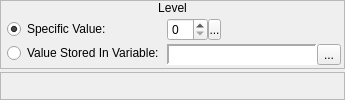
            <widget class="QWidget" name="hero_wLevel">
             <layout class="QVBoxLayout" name="verticalLayout_56">
              <property name="spacing">
               <number>3</number>
              </property>
              <property name="margin">
               <number>0</number>
              </property>
              <item>
               <widget class="QFrame" name="frame_40">
                <property name="sizePolicy">
                 <sizepolicy hsizetype="Preferred" vsizetype="Fixed">
                  <horstretch>0</horstretch>
                  <verstretch>0</verstretch>
                 </sizepolicy>
                </property>
                <property name="frameShape">
                 <enum>QFrame::StyledPanel</enum>
                </property>
                <property name="frameShadow">
                 <enum>QFrame::Raised</enum>
                </property>
                <layout class="QVBoxLayout" name="verticalLayout_55">
                 <property name="spacing">
                  <number>0</number>
                 </property>
                 <property name="margin">
                  <number>0</number>
                 </property>
                 <item>
                  <widget class="QLabel" name="label_24">
                   <property name="sizePolicy">
                    <sizepolicy hsizetype="Preferred" vsizetype="Fixed">
                     <horstretch>0</horstretch>
                     <verstretch>0</verstretch>
                    </sizepolicy>
                   </property>
                   <property name="text">
                    <string>Level</string>
                   </property>
                   <property name="alignment">
                    <set>Qt::AlignCenter</set>
                   </property>
                  </widget>
                 </item>
                 <item>
                  <widget class="QWidget" name="widget_49" native="true">
                   <layout class="QHBoxLayout" name="horizontalLayout_51">
                    <property name="spacing">
                     <number>3</number>
                    </property>
                    <property name="margin">
                     <number>3</number>
                    </property>
                    <item>
                     <widget class="QWidget" name="widget_56" native="true">
                      <property name="sizePolicy">
                       <sizepolicy hsizetype="Fixed" vsizetype="Preferred">
                        <horstretch>0</horstretch>
                        <verstretch>0</verstretch>
                       </sizepolicy>
                      </property>
                      <layout class="QVBoxLayout" name="verticalLayout_66">
                       <property name="spacing">
                        <number>3</number>
                       </property>
                       <property name="leftMargin">
                        <number>3</number>
                       </property>
                       <property name="topMargin">
                        <number>0</number>
                       </property>
                       <property name="rightMargin">
                        <number>0</number>
                       </property>
                       <property name="bottomMargin">
                        <number>0</number>
                       </property>
                       <item>
                        <widget class="QRadioButton" name="herolevel_rbSpecificValue">
                         <property name="text">
                          <string>Specific Value: </string>
                         </property>
                         <property name="checked">
                          <bool>true</bool>
                         </property>
                        </widget>
                       </item>
                       <item>
                        <widget class="QRadioButton" name="herolevel_rbStoredValue">
                         <property name="text">
                          <string>Value Stored In Variable:</string>
                         </property>
                        </widget>
                       </item>
                      </layout>
                     </widget>
                    </item>
                    <item>
                     <widget class="QWidget" name="widget_57" native="true">
                      <layout class="QVBoxLayout" name="verticalLayout_72">
                       <property name="spacing">
                        <number>3</number>
                       </property>
                       <property name="margin">
                        <number>0</number>
                       </property>
                       <item>
                        <widget class="QWidget" name="herolevel_wValue" native="true">
                         <property name="sizePolicy">
                          <sizepolicy hsizetype="Fixed" vsizetype="Fixed">
                           <horstretch>0</horstretch>
                           <verstretch>0</verstretch>
                          </sizepolicy>
                         </property>
                         <layout class="QHBoxLayout" name="horizontalLayout_38">
                          <property name="spacing">
                           <number>0</number>
                          </property>
                          <property name="margin">
                           <number>0</number>
                          </property>
                          <item>
                           <widget class="QSpinBox" name="herolevel_sbValue">
                            <property name="sizePolicy">
                             <sizepolicy hsizetype="Preferred" vsizetype="Fixed">
                              <horstretch>0</horstretch>
                              <verstretch>0</verstretch>
                             </sizepolicy>
                            </property>
                            <property name="accelerated">
                             <bool>true</bool>
                            </property>
                            <property name="maximum">
                             <number>99</number>
                            </property>
                           </widget>
                          </item>
                          <item>
                           <widget class="SpinBoxSideButton" name="herolevel_bValueSideButton">
                            <property name="minimumSize">
                             <size>
                              <width>13</width>
                              <height>21</height>
                             </size>
                            </property>
                            <property name="maximumSize">
                             <size>
                              <width>13</width>
                              <height>21</height>
                             </size>
                            </property>
                            <property name="text">
                             <string>...</string>
                            </property>
                            <property name="icon">
                             <iconset resource="gui_icons.qrc">
                              <normaloff>:/icons/spinBoxSideButton.png</normaloff>:/icons/spinBoxSideButton.png</iconset>
                            </property>
                            <property name="iconSize">
                             <size>
                              <width>8</width>
                              <height>16</height>
                             </size>
                            </property>
                           </widget>
                          </item>
                         </layout>
                        </widget>
                       </item>
                       <item>
                        <widget class="QWidget" name="herolevel_wVariable" native="true">
                         <property name="sizePolicy">
                          <sizepolicy hsizetype="Preferred" vsizetype="Fixed">
                           <horstretch>0</horstretch>
                           <verstretch>0</verstretch>
                          </sizepolicy>
                         </property>
                         <layout class="QHBoxLayout" name="horizontalLayout_58">
                          <property name="spacing">
                           <number>0</number>
                          </property>
                          <property name="margin">
                           <number>0</number>
                          </property>
                          <item>
                           <widget class="QLabel" name="herolevel_lblVariable">
                            <property name="sizePolicy">
                             <sizepolicy hsizetype="Preferred" vsizetype="Preferred">
                              <horstretch>0</horstretch>
                              <verstretch>0</verstretch>
                             </sizepolicy>
                            </property>
                            <property name="minimumSize">
                             <size>
                              <width>150</width>
                              <height>0</height>
                             </size>
                            </property>
                            <property name="font">
                             <font>
                              <family>Monospace</family>
                             </font>
                            </property>
                            <property name="styleSheet">
                             <string notr="true">background-color: palette(base);</string>
                            </property>
                            <property name="frameShape">
                             <enum>QFrame::Panel</enum>
                            </property>
                            <property name="frameShadow">
                             <enum>QFrame::Sunken</enum>
                            </property>
                            <property name="lineWidth">
                             <number>2</number>
                            </property>
                            <property name="text">
                             <string/>
                            </property>
                           </widget>
                          </item>
                          <item>
                           <widget class="QToolButton" name="herolevel_bBrowseVariables">
                            <property name="text">
                             <string>...</string>
                            </property>
                            <property name="icon">
                             <iconset resource="gui_icons.qrc">
                              <normaloff>:/icons/fileopen.png</normaloff>:/icons/fileopen.png</iconset>
                            </property>
                           </widget>
                          </item>
                         </layout>
                        </widget>
                       </item>
                      </layout>
                     </widget>
                    </item>
                   </layout>
                  </widget>
                 </item>
                </layout>
               </widget>
              </item>
              <item>
               <widget class="QFrame" name="frame_41">
                <property name="frameShape">
                 <enum>QFrame::StyledPanel</enum>
                </property>
                <property name="frameShadow">
                 <enum>QFrame::Raised</enum>
                </property>
               </widget>
              </item>
             </layout>
            </widget>
